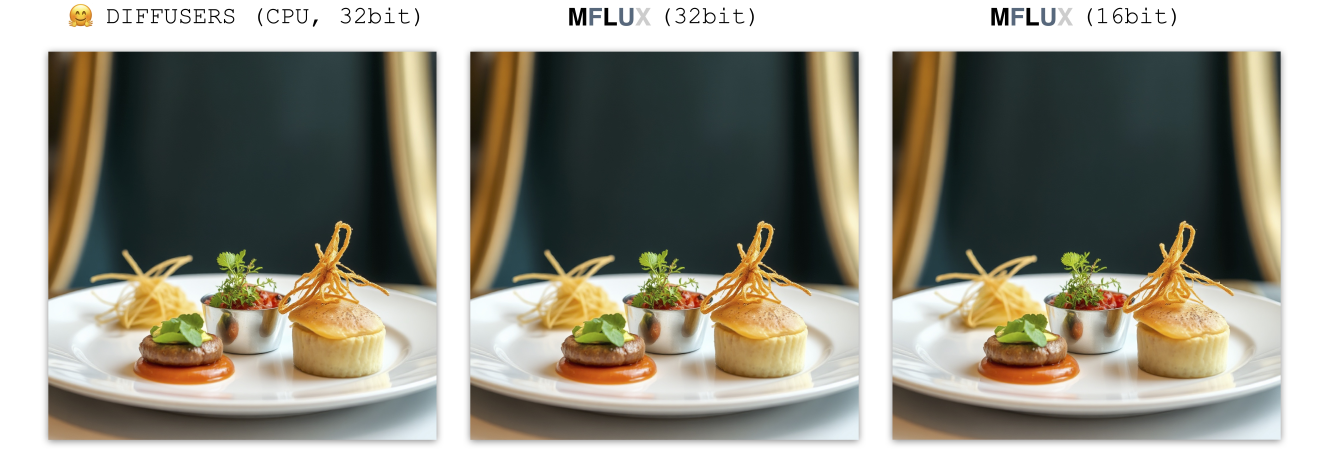
#> input picture src/flux_1/assets/comparison1.jpg, 7977 x 2782 px (shown at 1/6 size)
$ python inpaint_mask_tool.py ../src/flux_1/assets/comparison1.jpg
#> lines starting #> are read from the running program, lines starting #| are printed output that depends on the picture
from pathlib import Path

import cv2
import numpy as np


class MaskCreator:
    BRUSH_SIZES = {"1": 2, "2": 4, "3": 8, "4": 16, "5": 32, "6": 48, "7": 96, "8": 192, "9": 384}

    def __init__(self, image_path: Path):
        self.original_image = cv2.imread(image_path)
#> self.original_image is the input picture: shape (2782, 7977, 3); mean B, G, R 132.8, 145.5, 148
        if self.original_image is None:
            raise FileNotFoundError(f"Could not open or find the image: {image_path}")

        self.mask_output_path = image_path.with_name(f"{image_path.stem}_mask").with_suffix(".png")

        # Create a window and set up display image
        self.window_name = "MFlux Inpaint Mask Creator - Tools: (b)rush, (e)rase, (r)ectangle, s(q)uare, (o)val, (t)riangle | (u)ndo, (s)ave, (esc) quit"
        self.display_image = self.original_image.copy()

        # Create a blank mask the same size as the image
        self.mask = np.zeros(self.original_image.shape[:2], dtype=np.uint8)

        # Set up drawing parameters
        self.drawing = False
        self.brush_size = self.BRUSH_SIZES["5"]
        self.last_point = None

        # Tool modes
        self.tool_mode = "brush"  # brush, erase, rectangle, square, oval, triangle
        self.shape_start_point = None

        # Undo history
        self.mask_history = []
        self.max_history = 50

        self.overlay = np.zeros_like(self.original_image)

        # Update display every N drawing events - lower is more responsive
        self.update_frequency = 1
        self.event_counter = 0

        # Show the initial display
        self.update_display()

    # [127 lines left out: functions save_to_history, undo, mouse_callback, _handle_brush, _handle_shape, _get_shape_params and 3 more, not called in this run]

    def update_display(self):
        # Create a copy of the original image
        self.display_image = self.original_image.copy()

        # Create a colored overlay for the mask (semi-transparent red)
        self.overlay[:] = 0  # Reset overlay
        self.overlay[self.mask > 0] = [0, 0, 255]  # Red overlay

        # Apply the overlay
        alpha = 0.5  # Transparency level
        cv2.addWeighted(self.overlay, alpha, self.display_image, 1 - alpha, 0, self.display_image)
#> self.overlay: shape (2782, 7977, 3); every value is 0
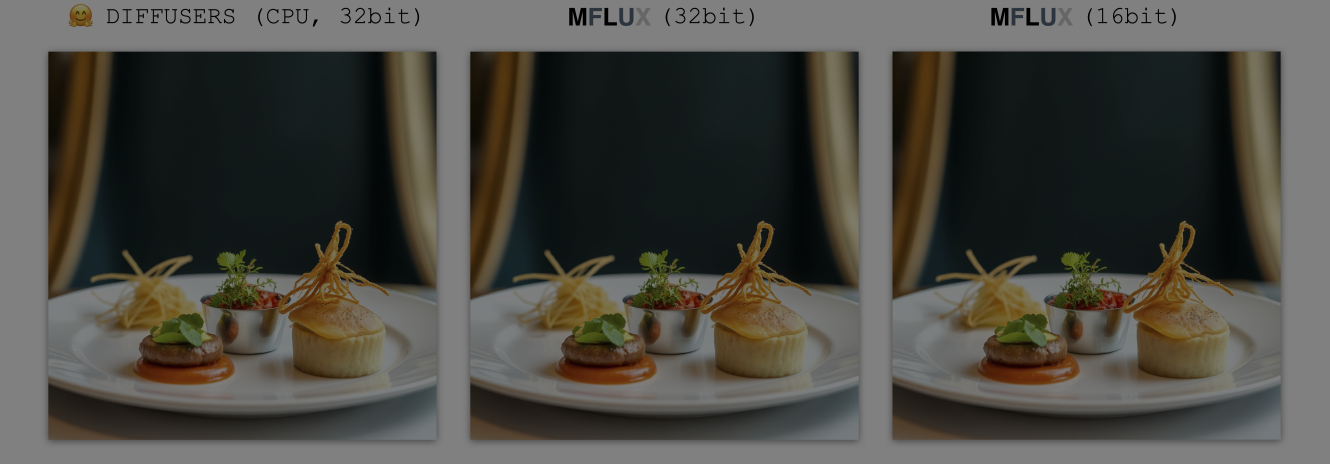
#> self.display_image: shape (2782, 7977, 3) (shown at 1/6 size); mean B, G, R 66.5, 72.9, 74.1

        # Draw tool info in the corner
        mode_display = {
            "brush": "Brush",
            "erase": "Erase",
            "rectangle": "Rectangle",
            "square": "Square",
            "oval": "Oval",
            "triangle": "Triangle",
        }
        text = f"Tool: {mode_display.get(self.tool_mode, self.tool_mode)} | "
        if self.tool_mode in ["brush", "erase"]:
            text += f"Size: {self.brush_size} (1-9) | "
        text += f"History: [{len(self.mask_history)}]"

        cv2.putText(
            self.display_image,
            text,
            (10, 30),
            cv2.FONT_HERSHEY_DUPLEX,
            0.5,
            (255, 0, 0),
            1,
            cv2.LINE_AA,  # line type: anti-aliased
        )

        # Display the result with OpenCV's high GUI priority
        cv2.imshow(self.window_name, self.display_image)
        cv2.waitKey(1)  # Process events to force display update

    def save_mask(self, output_path):
        cv2.imwrite(output_path, self.mask)
        print(f"Mask saved to {output_path}")

    # [5 lines left out: function set_brush_size, not called in this run]

    def run(self):
        cv2.namedWindow(self.window_name)
        cv2.setMouseCallback(self.window_name, self.mouse_callback)

        while True:
            key = cv2.waitKey(1) & 0xFF
#> (key e is pressed here)
            key_char = chr(key) if key < 128 else ""

            # Check for brush size hotkeys (1-9)
            if key_char in self.BRUSH_SIZES and self.tool_mode in ["brush", "erase"]:
                self.set_brush_size(key_char)

            # Tool selection
            elif key == ord("b"):
                self.tool_mode = "brush"
                print("Switched to brush tool")
                self.update_display()
            elif key == ord("e"):
                self.tool_mode = "erase"
                print("Switched to erase tool")
                self.update_display()
            elif key == ord("r"):
                self.tool_mode = "rectangle"
                print("Switched to rectangle tool")
                self.update_display()
            elif key == ord("q"):
                self.tool_mode = "square"
                print("Switched to square tool")
                self.update_display()
            elif key == ord("o"):
                self.tool_mode = "oval"
                print("Switched to oval tool")
                self.update_display()
            elif key == ord("t"):
                self.tool_mode = "triangle"
                print("Switched to triangle tool")
                self.update_display()

            # Undo (press 'u')
            elif key == ord("u"):
                self.undo()

            # Save mask (press 's')
            elif key == ord("s"):
                self.save_mask(self.mask_output_path)

            # Quit (press ESC)
            elif key == 27:
                break

        cv2.destroyAllWindows()


if __name__ == "__main__":
    import argparse

    parser = argparse.ArgumentParser(
        description="Create binary mask image from source image to use as the complementary --masked-image-path arg."
    )
    parser.add_argument("image_path", type=Path, help="Path to the input image")
    args = parser.parse_args()

    try:
        mask_creator = MaskCreator(args.image_path)
        mask_creator.run()
    except FileNotFoundError as e:
        print(f"Error: {e}")
    except Exception as e:  # noqa
        print(f"An unexpected error occurred: {e}")
    except KeyboardInterrupt:
        pass

$ run again, on src/flux_1/assets/comparison4.jpg
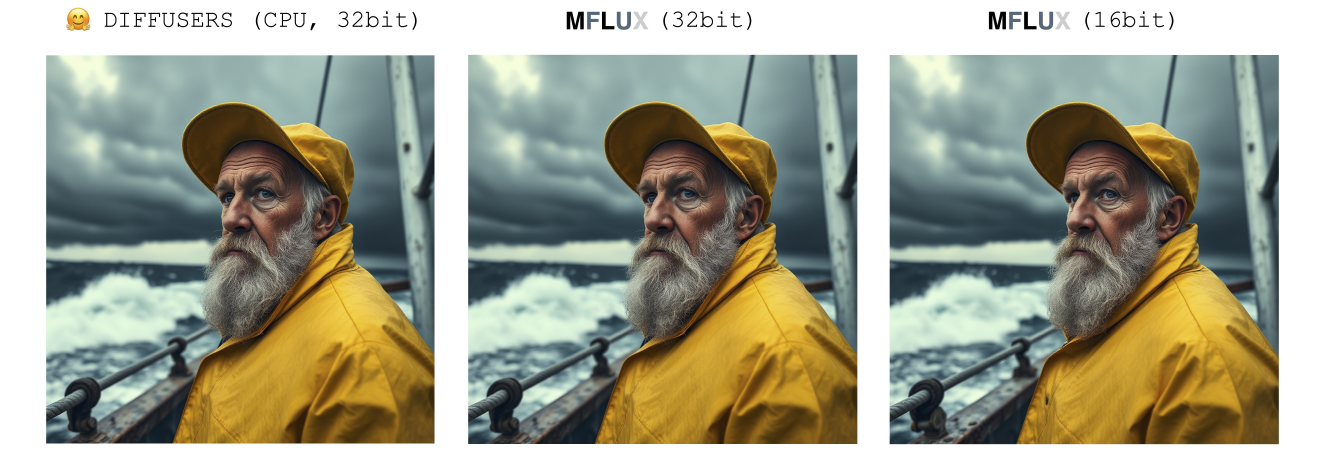
#> input picture src/flux_1/assets/comparison4.jpg, 7926 x 2764 px (shown at 1/6 size)
#> in __init__, self.original_image is the input picture: shape (2764, 7926, 3); mean B, G, R 141.2, 160, 159.3
#> self.overlay: shape (2764, 7926, 3); every value is 0
#> in update_display, `cv2.addWeighted(self.overlay, alpha, self.display_image, 1 - alpha, 0,..`:
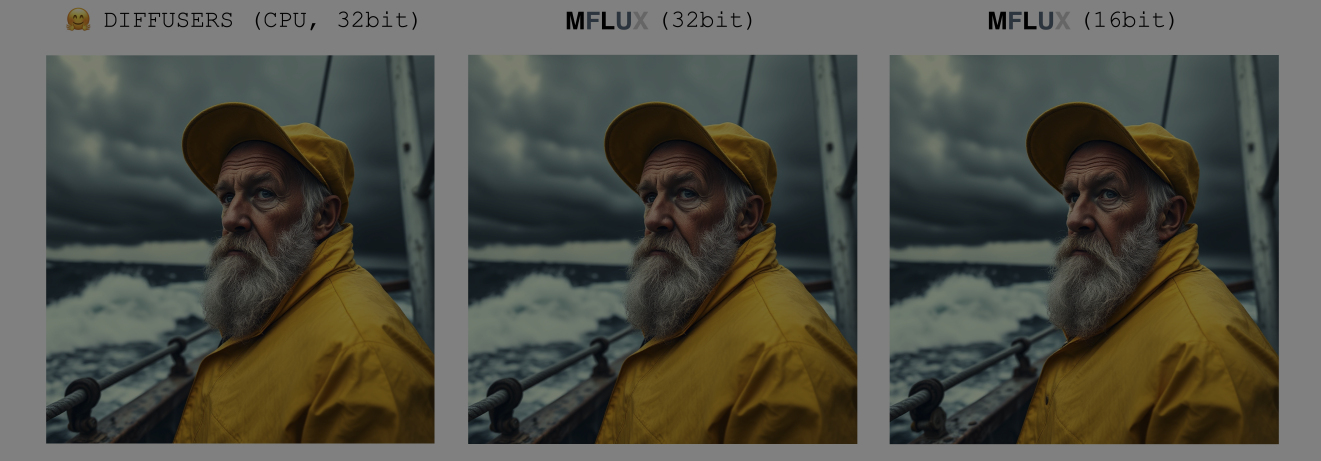
#> self.display_image: shape (2764, 7926, 3) (shown at 1/6 size); mean B, G, R 70.7, 80.1, 79.8

$ run again, on src/flux_1/assets/comparison5.jpg
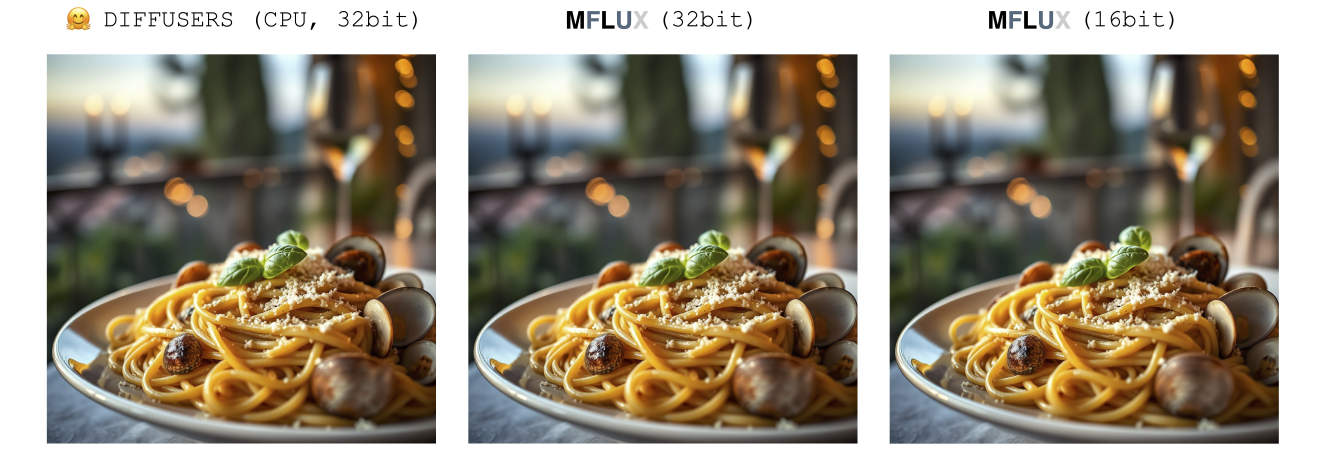
#> input picture src/flux_1/assets/comparison5.jpg, 7940 x 2776 px (shown at 1/6 size)
#> in __init__, self.original_image is the input picture: shape (2776, 7940, 3); mean B, G, R 126.5, 143.8, 153.8
#> self.overlay: shape (2776, 7940, 3); every value is 0
#> in update_display, `cv2.addWeighted(self.overlay, alpha, self.display_image, 1 - alpha, 0,..`:
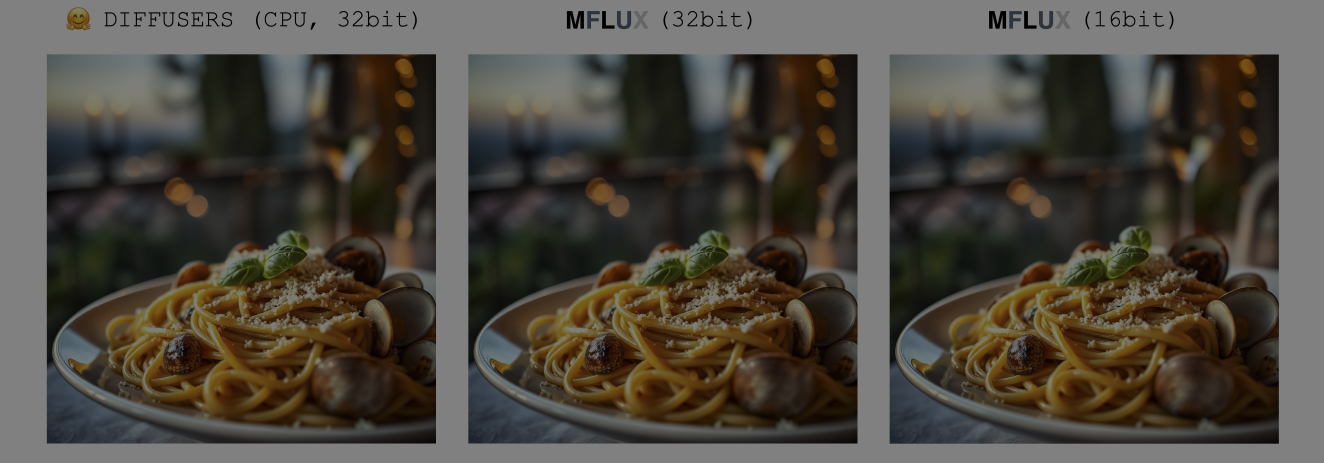
#> self.display_image: shape (2776, 7940, 3) (shown at 1/6 size); mean B, G, R 63.4, 72, 77
